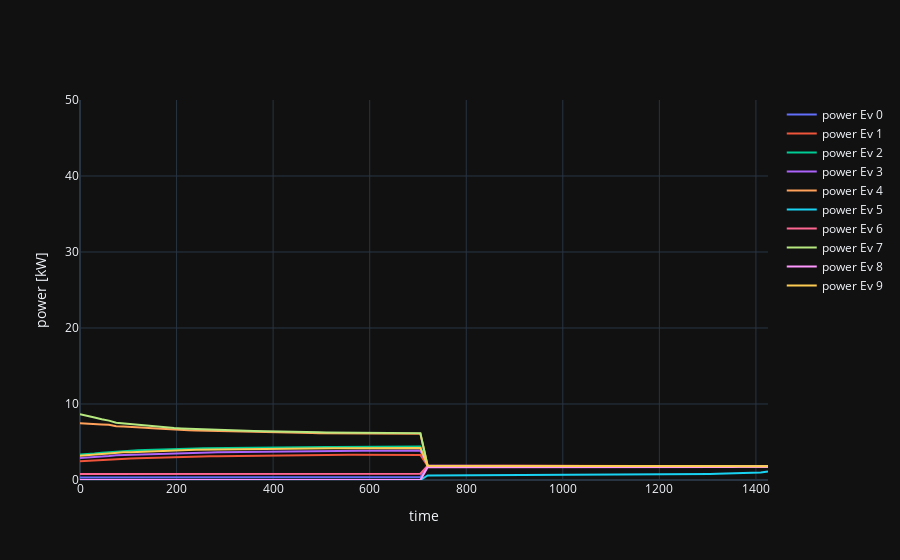

Write notebook code for a chart like this one.
### Code cell
index = np.zeros(24 * 4)

for i in range(24 * 4):
    index[i] = i * 15

fig = go.Figure()
for i in range(10):
    fig.add_trace(go.Scatter(x=index, y=ev_list[i].power_state.value, name=f"power Ev {i}"))

fig.update_xaxes(title_text ='time')
fig.update_yaxes(title_text="power [kW]", range = [0, 50])
